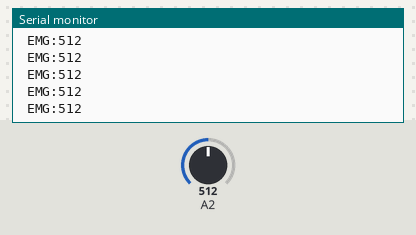
A sketch run on a simulated Arduino Uno, built with avr-gcc and run on an emulated ATmega328P. On the bench: the last lines printed to the serial monitor. Inputs (shaded band) come from the test bench; at power-on: A2 = 512.

Above: at 1.2 s.
1.3 s: A2 set to 490
At 1.31 s:
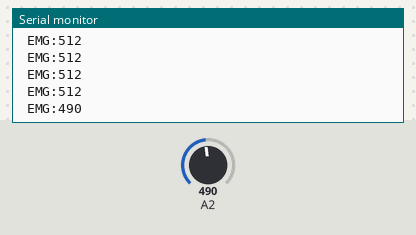
2.8 s: A2 set to 510
At 2.81 s:
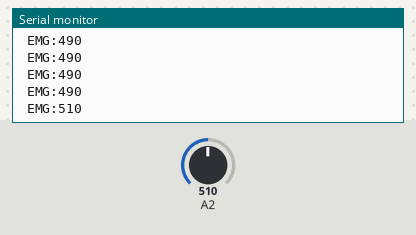
Timing chart, 0 to 5.8 s (numbered marks = the images above; inputs shaded):
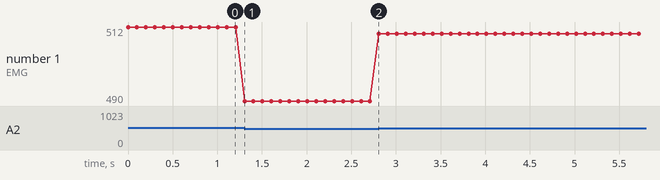

Measured:
- after the input at 1.3 s, the serial monitor: prints a new line at once (image 1)
- after the input at 2.8 s, the serial monitor: prints a new line at once (image 2)
- plotted number 1: 512 → 490 after the input at 1.3 s, 490 → 510 after the input at 2.8 s

The sketch:

emg_read.ino
```cpp
int EMGsig;           // Store the EMG signal valueservo
int threshold = 500;  // Move the servo when EMG signal is above this threshold. Remember it ranges 0–1023.
void setup() {
 Serial.begin(9600); // Starting the communication with the computer
}
void loop() {
EMGsig = analogRead(A2); // Read the analog values of the rectified+integrated EMG signal (0–1023)
//if (EMGsig > threshold){     // If EMG signal is below the threshold
//    Serial.print(" Above ");
//  } else{            // If the EMG signal is above the threshold,
//    Serial.print(" Below ");
//}
 Serial.print(" EMG:"); Serial.println(EMGsig);
  // Display the servo and EMG values.
 delay(100);
}
```
